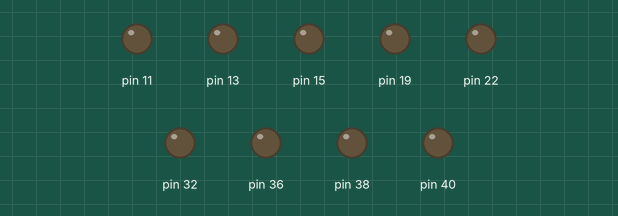
This program was run on a simulated Raspberry Pi (header pin numbers). Shown: output pins drawn as LEDs (lit = HIGH).

Above: at 0.5 s.
At 1.85 s:
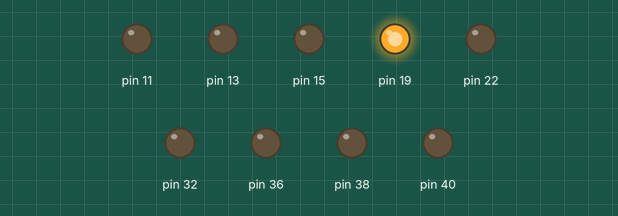
At 3.65 s:
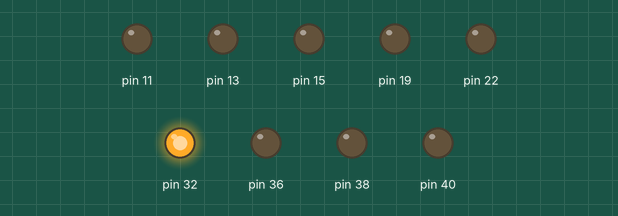
At 8.15 s:
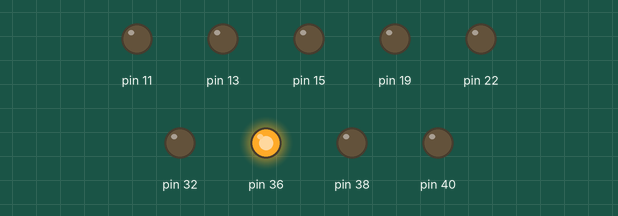
Timing chart, 0 to 8.4 s (numbered marks = the images above):
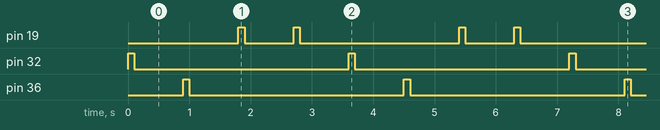

Measured:
- by itself, pin 19: repeats every 3.6 s: LOW 0.80 s, HIGH 0.10 s, LOW 2.6 s, HIGH 0.10 s
- by itself, pin 32, pin 36: alternates HIGH for 0.10 s and LOW for 3.5 s
- by itself, everything shown: repeats every 3.6 s, in 8 steps

The program:

exgpio.py
```python
"""
 ============================================================================
 Name        : jeis_ss@jotix.py
 Author      : ARUN JYOTHISH  K
 Version     :1.0
 Copyright   : Your copyright notice
 Description : 'Smart Safe', 2 step authentication locker system with iot
 ============================================================================
 """
#raspberry gpio importing for using it from python
import RPi.GPIO as GPIO
import time

GPIO.setmode(GPIO.BOARD)

matrO=[11,13,15]
matrI=[31,33,35,37]
ledO=[19,22,32,36,38,40]

op=ledO+matrO
for i in op:
     GPIO.setup(i,GPIO.OUT)
for i in matrI:
     GPIO.setup(i,GPIO.IN)

def led(k):
     n=ledO[k]
     GPIO.output(n,True)
     time.sleep(.1)
     GPIO.output(n,False)
     time.sleep(.8)

def button(rawO,coloumnI):
     led(rawO)
     led(coloumnI)

def push():
     for i in matrO:
          GPIO.output(i,True)
          for j in matrI:
               if GPIO.input(j):
                    button(i,j)
          GPIO.output(i,False)
while True:
     led(2)
     led(3)
     led(0)
     led(0)
```
